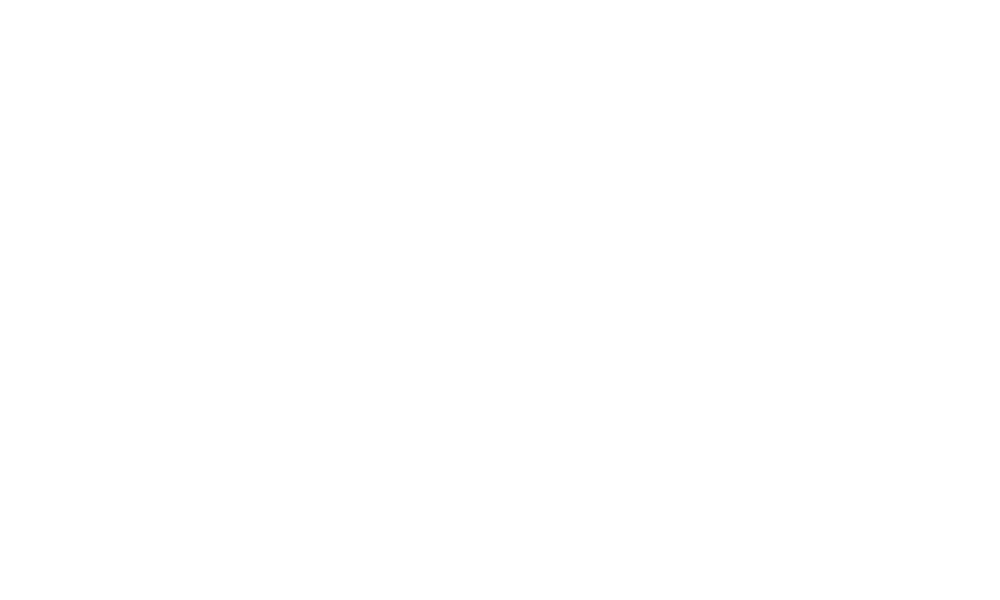
Frame 1 (no input)
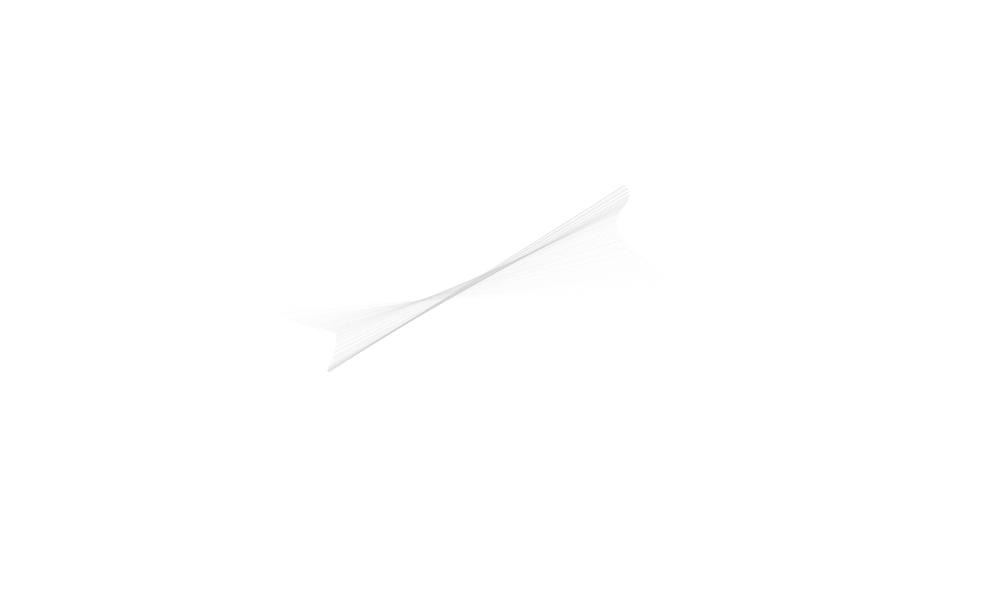
Frame 60 (the mouse pressed at the canvas centre just before this capture)
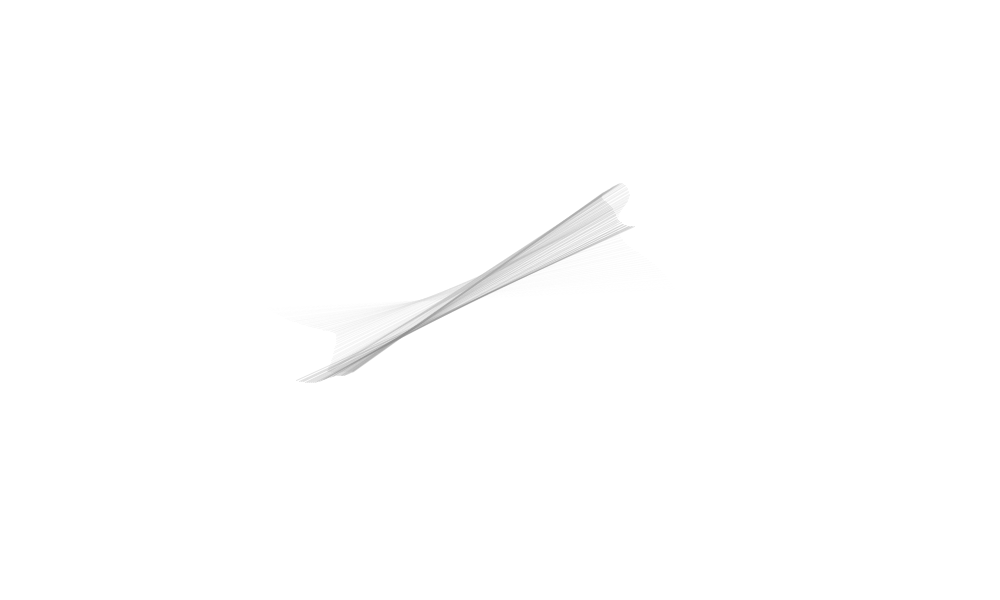
Frame 120 (the mouse held since frame 60 and released just before this capture)

The Processing sketch that drew these frames (run headless with seeded random() and noise(); from frame 60 on, the mouse is pressed at the canvas centre):

// Processing sketch: noise_wave
// ── noise_wave.pde
float angnoise, radiusnoise;
float xnoise, ynoise;
float angle = -PI/2;
float radius;
float strokeCol = 254;
int strokeChange = -1;
void setup(){
  size(1000, 600);
  smooth();
  frameRate(30);
  background(255);
  noFill();
  
  angnoise = random(10);
  radiusnoise  = random(10);
  xnoise = random(10);
  ynoise = random(10);
}

void draw(){
  radiusnoise += 0.005;
  radius = (noise(radiusnoise) * 550) + 1;
  
  angnoise += 0.005;
  angle += (noise(angnoise) * 6) - 3;
  
  if(angle > 360) angle -= 360;
  if(angle < 0) angle += 360;
  
  xnoise += 0.01;
  ynoise += 0.01;
  
  float centx = width / 2 + (noise(xnoise) * 100) - 50;
  float centy = height / 2 + (noise(ynoise) * 100) - 50;
  
  float rad = radians(angle);
  float x1 = centx + (radius * cos(rad));
  float y1 = centy + (radius * sin(rad));
  
  float opprad = rad + PI;
  float x2 = centx + (radius * cos(opprad));
  float y2 = centy + (radius * sin(opprad));
  
  strokeCol += strokeChange;
  if(strokeCol > 254 || strokeCol < 0) strokeChange *= -1;
  stroke(strokeCol, 60);
  strokeWeight(1);
  line(x1,y1,x2,y2);
}
